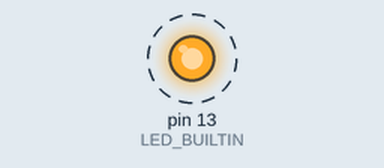
This sketch was run on a simulated Arduino Uno, built with avr-gcc and run on an emulated ATmega328P. On the bench: output pins drawn as LEDs (lit = HIGH). Dashed ring = blinking. What the sketch prints to the serial monitor is not drawn.

Above: at 0.7 s.
Timing chart, 0 to 3.5 s (numbered marks = the images above):
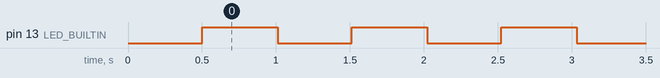

Measured:
- by itself, pin 13 (LED_BUILTIN): alternates HIGH for 0.51 s and LOW for 0.50 s

The sketch:

serial.ino
```cpp
char a;


void setup() {
  delay(500);
  Serial.begin(57600);              //Starting serial communication
  pinMode(LED_BUILTIN, OUTPUT);
}

void loop() {
  digitalWrite(LED_BUILTIN, HIGH);   // turn the LED on
  Serial.write("\a25\r"); //14 IRdistance
  Serial.write("\b34.87\r"); //12 pressTemp
  Serial.write("\f4573\r"); //15 pressure
  Serial.write("\n347\r"); //11 pressAlt
  Serial.write("\t64.65\r"); //13 tempBattery
  Serial.write("\v43.780724\r"); //0 gpsLat
  Serial.write("\\-79.418214\r"); //1 gpsLong
  Serial.write("^2345\r"); //3 gpsTime
  Serial.write("\'234534.42\r"); //3 gpsDate
  Serial.write("\"123.52\r"); //2 gpsSpeed
  Serial.write("~45.73\r"); //5 accelX rocket
  Serial.write("@23.753\r"); //6 accelY rocket
  Serial.write("#72.6523\r"); //7 accelZ rocket
  Serial.write("$54.12\r"); //8 accelX1 payload
  Serial.write("&65.643\r"); //9 accelY1 payload
  Serial.write("%-34.653\r"); //10 accelZ1 payload

  delay(500);
  digitalWrite(LED_BUILTIN, LOW);   // turn the LED on
  delay(500);
}
```
